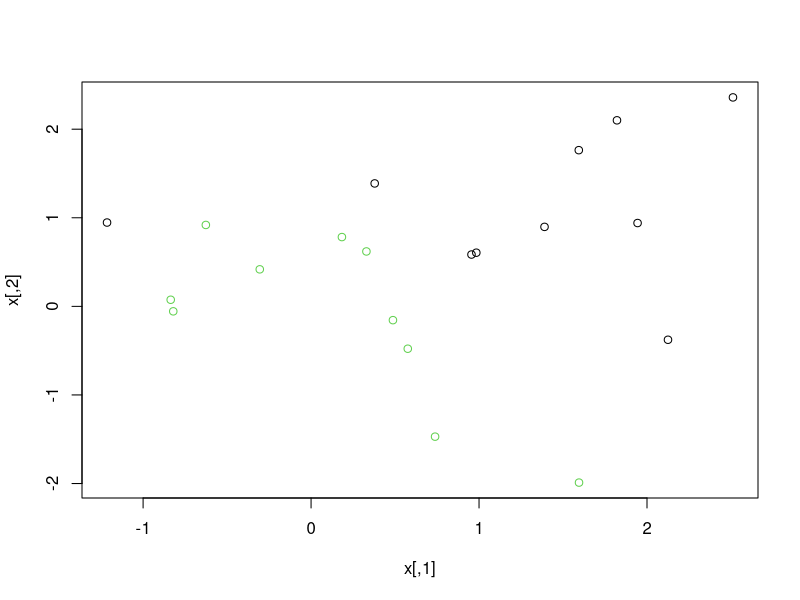
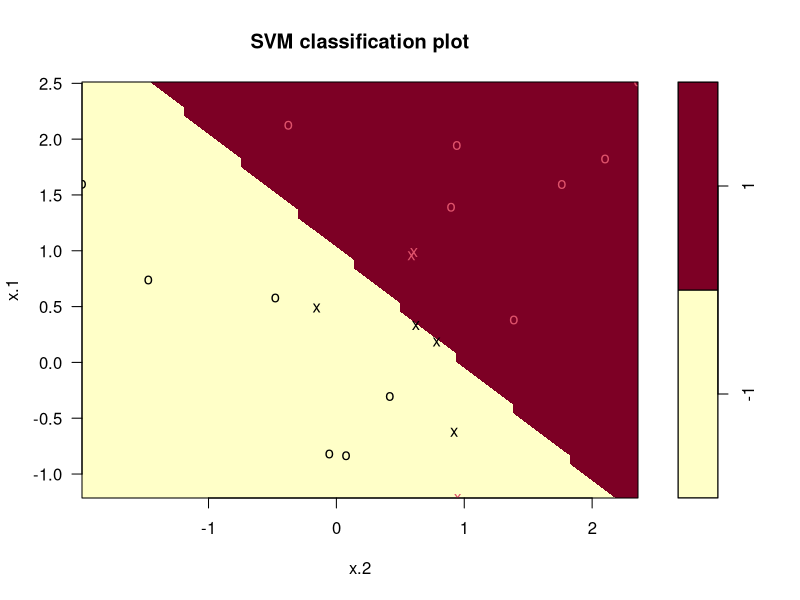
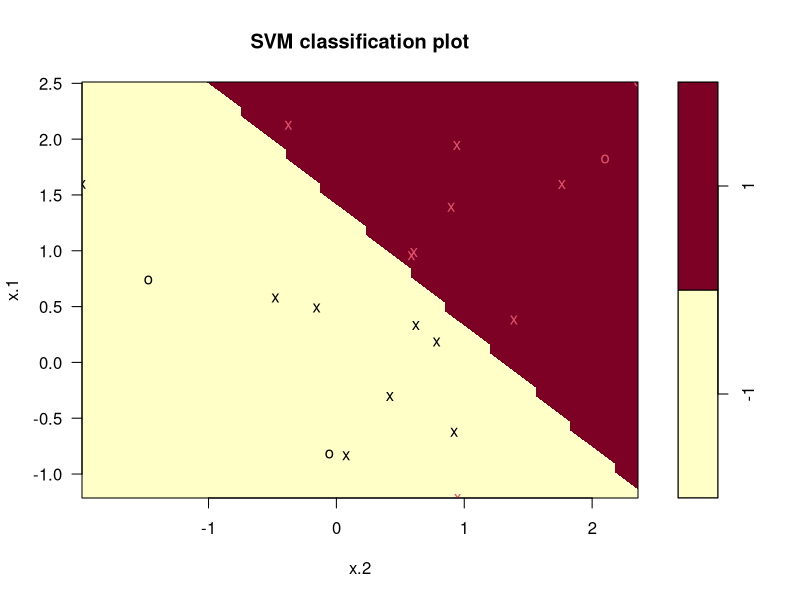

Write R code to recreate these figures, in order.
# SVM (Support Vector Machine) : 서로 다른 집단에 속하는 데이터 간에 간격이 최대가 되는 
# 초평면을 기준으로 데이터를 분류하는 알고리즘
# 초평면 마진을 최대화하는데 결정적 영향을 주는 데이터들을 support vector라고 함
# Kernel trick을 이용해서 비선형 데이터인 경우에도 차원을 늘려 분류가 가능.

set.seed(1)
x <- matrix(rnorm(20 * 2), ncol = 2)
y <- c(rep(-1, 10), rep(1, 10))
x
y

x[y == 1, ] <- x[y == 1,] + 1
x

plot(x, col = (2 - y))

# SVM 모델
install.packages("e1071")
library(e1071)

df <- data.frame(x = x, y = as.factor(y))
df
? svm
svmfit <- svm(formula = y ~ ., data = df, kernel = 'linear', cost = 10, scale = F)
svmfit  # Number of Support Vectors:  7

plot(svmfit, df)  

attributes(svmfit)

svmfit$index  # 1 2 5 7 14 16 17
df[c(1, 2, 5, 7, 14, 16, 17), ]

summary(svmfit)


svmfit <- svm(formula = y ~ ., data = df, kernel = 'linear', cost = 0.1, scale = F)
plot(svmfit, df)
